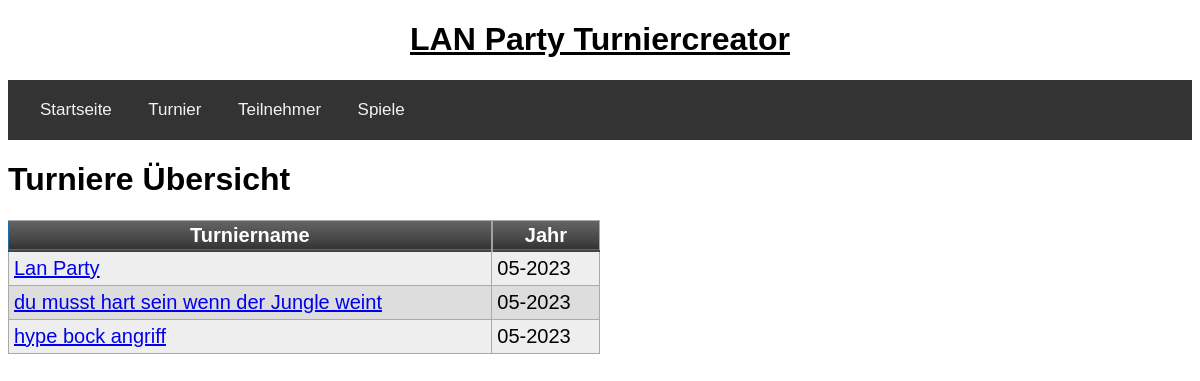
/turniere, run on an earlier commit of the app's database.
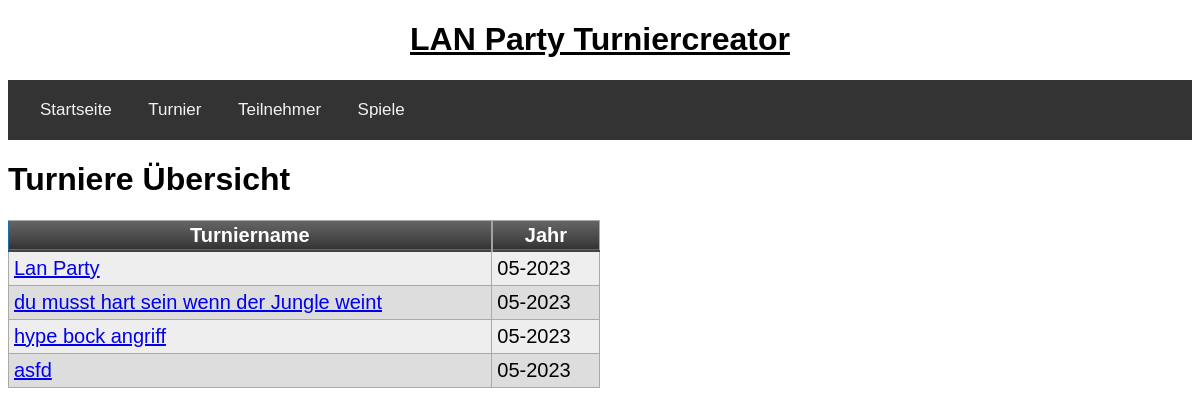
And on a later commit of the database.
### tables this page shows
CREATE TABLE turnier(turnierid integer primary key autoincrement, name text, jahr date default (strftime('%m-%Y')), teilnehmer text, sieger integer);

### app/routes.py (the view)
@app.route('/turniere')
def turniere():
	turniere = get_turniere()
	return render_template('turniere.html', title="Turniere", turniere=turniere)

### app/db/db.py (called while the page is built)
def get_turniere():
	query = 'select * from turnier;'
	return execute_select_query(query)

def execute_select_query(query):
	try:
		cursor.execute(query)
		return cursor.fetchall()
	except sqlite3.IntegrityError as e:
		return "Integrity Error: " + str(e)
	connection.close()

### app/templates/turniere.html
{% extends "base.html" %}
{% block app_content %}
    <h1>Turniere Übersicht</h1>
        <table class="myTable">
        <thead>
            <tr>
                <th>Turniername</th>
                <th>Jahr</th>
            </tr>
        </thead>
    {% for turnier in turniere %}
        <tr>
            <td><a href="{{ url_for("turnier", turnierid=turnier[0]) }}">{{ turnier[1] }}</a></td>
            <td>{{ turnier[2] }}</td>
        </tr>
    {% endfor %}
    </table>
{% endblock %}

What changed in the data, as far as the page shows it:
added turnier: name "asfd", jahr "05-2023"
